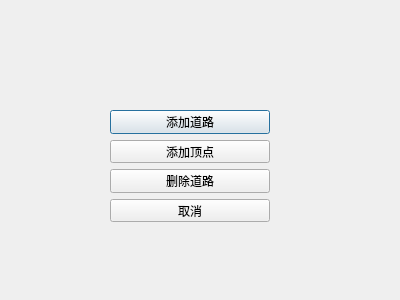
<?xml version="1.0" encoding="UTF-8"?>
<ui version="4.0">
 <class>addData</class>
 <widget class="QDialog" name="addData">
  <property name="geometry">
   <rect>
    <x>0</x>
    <y>0</y>
    <width>400</width>
    <height>300</height>
   </rect>
  </property>
  <property name="windowTitle">
   <string>Dialog</string>
  </property>
  <widget class="QWidget" name="verticalLayoutWidget">
   <property name="geometry">
    <rect>
     <x>110</x>
     <y>110</y>
     <width>160</width>
     <height>112</height>
    </rect>
   </property>
   <layout class="QVBoxLayout" name="verticalLayout">
    <item>
     <widget class="QPushButton" name="addroad">
      <property name="text">
       <string>添加道路</string>
      </property>
      <property name="default">
       <bool>false</bool>
      </property>
      <property name="flat">
       <bool>false</bool>
      </property>
     </widget>
    </item>
    <item>
     <widget class="QPushButton" name="addpoint">
      <property name="text">
       <string>添加顶点</string>
      </property>
     </widget>
    </item>
    <item>
     <widget class="QPushButton" name="pushButton">
      <property name="text">
       <string>删除道路</string>
      </property>
     </widget>
    </item>
    <item>
     <widget class="QPushButton" name="back">
      <property name="text">
       <string>取消</string>
      </property>
     </widget>
    </item>
   </layout>
  </widget>
 </widget>
 <resources/>
 <connections/>
</ui>
